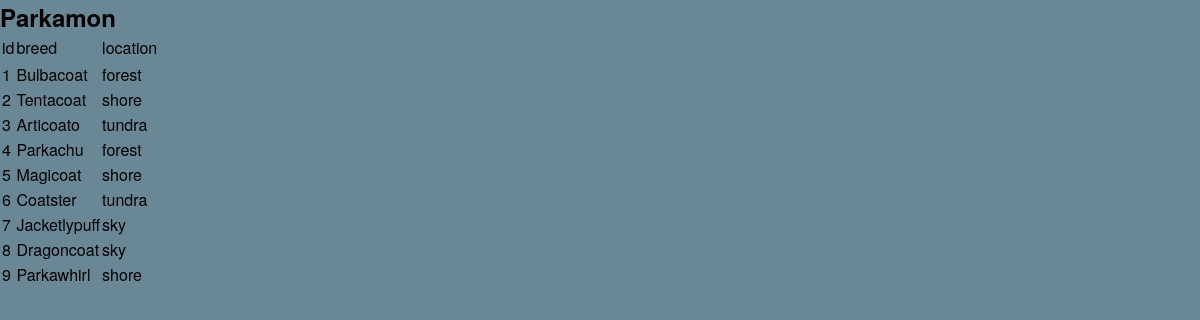
The page /parkamon2/parkalist.php on the database its author committed.
### tables this page shows
CREATE TABLE IF NOT EXISTS `parkamon` (
  `id` int NOT NULL AUTO_INCREMENT,
  `breed` text,
  `location` text,
  PRIMARY KEY (`id`)
);

### parkamon2/parkalist.php (the view, shortened to what this page needs)
<!doctype html>
<html>
<head>
    <link href="./primary.css" rel="stylesheet" type="text/css">
</head>
<body>
</body>
</html>
<?php
try {
    $dbh = new PDO(DB_DSN, DB_USER, DB_PASSWORD);
    $sth = $dbh->prepare("SELECT * FROM parkamon");
    $sth->execute();
    $parkas = $sth->fetchAll();
}
catch (PDOException $e) {
    echo "<p>Error connecting to database!</p>" . $e;
}
?>
<table>
<tr>
<td>id</td>
<td>breed</td>
<td>location</td>
<tr>
<?php
echo "<h2>Parkamon</h2>";
foreach ($parkas as $parka) {
    echo "<tr>";
    echo "<td>". $parka["id"] ."</td>";
    echo "<td>". $parka["breed"] ."</td>";
    echo "<td>". $parka["location"] ."</td>";
}
?>
</table>

### p2/css/primary.css (style rules this page uses)
* { box-sizing: border-box; font-family: "HelveticaNeue", Helvetica, Arial, sans-serif; margin: 0px 0px 0px 0px; padding: 0px 0px 0px 0px; z-index: 1; }
body { background-color: rgb(106, 135, 149); width: 100%; }
p, h1, h2, h3, h4 { text-decoration-color: #333; margin: 0px; }

### rows shown on the page
parkamon: id "1", breed "Bulbacoat", location "forest"
parkamon: id "2", breed "Tentacoat", location "shore"
parkamon: id "3", breed "Articoato", location "tundra"
parkamon: id "4", breed "Parkachu", location "forest"
parkamon: id "5", breed "Magicoat", location "shore"
parkamon: id "6", breed "Coatster", location "tundra"
parkamon: id "7", breed "Jacketlypuff", location "sky"
parkamon: id "8", breed "Dragoncoat", location "sky"
parkamon: id "9", breed "Parkawhirl", location "shore"
